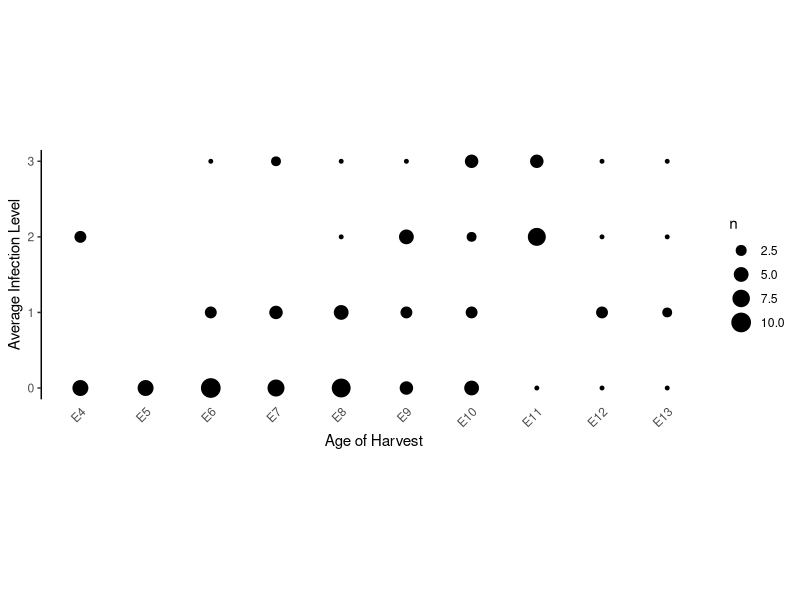

Write the R code that produced this figure.
## ---- chunk 1
knitr::opts_chunk$set(echo = TRUE)
## ---- chunk 2
library(readxl)

library("ggplot2")
excel_sheets("infection.xlsx")
infection_level <- read_excel("infection.xlsx", sheet = "Rearranged scores (Graph 1)")

age_reorder <- factor(infection_level$age, level = c("E4", "E5", "E6", "E7", "E8", "E9", "E10", "E11", "E12", "E13"))
ggplot(infection_level, aes(age_reorder, infection)) +
  geom_count() +
  xlab("Age of Harvest") +
  ylab("Average Infection Level") +
  theme(panel.grid = element_blank(), panel.background = element_blank(), axis.line.y = element_line(), axis.text.x = element_text(angle = 45, hjust = 1), axis.ticks.x = element_blank()) +
  theme(aspect.ratio = 0.75/2)

